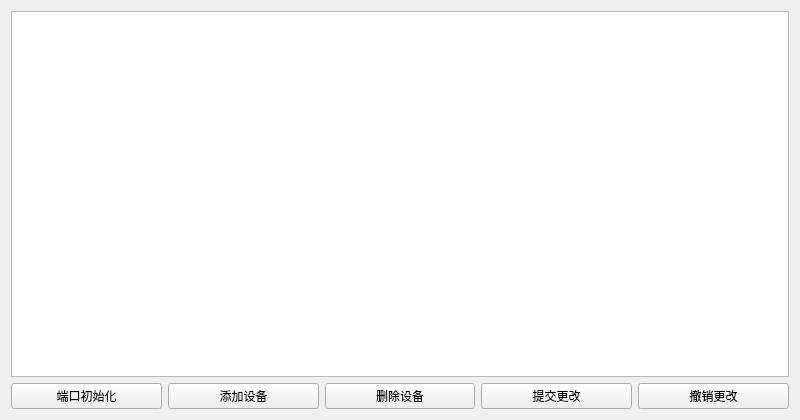
<?xml version="1.0" encoding="UTF-8"?>
<ui version="4.0">
 <class>Dialog_TermimalManage</class>
 <widget class="QWidget" name="Dialog_TermimalManage">
  <property name="modal" stdset="0">
   <bool>false</bool>
  </property>
  <property name="windowModality">
   <enum>Qt::NonModal</enum>
  </property>
  <property name="geometry">
   <rect>
    <x>0</x>
    <y>0</y>
    <width>800</width>
    <height>420</height>
   </rect>
  </property>
  <property name="sizePolicy">
   <sizepolicy hsizetype="Expanding" vsizetype="Expanding">
    <horstretch>0</horstretch>
    <verstretch>0</verstretch>
   </sizepolicy>
  </property>
  <property name="maximumSize">
   <size>
    <width>16777215</width>
    <height>16777215</height>
   </size>
  </property>
  <property name="windowTitle">
   <string>设备管理</string>
  </property>
  <layout class="QGridLayout" name="gridLayout">
   <item row="1" column="3">
    <widget class="QPushButton" name="pushButton_2">
     <property name="text">
      <string>提交更改</string>
     </property>
     <property name="autoDefault">
      <bool>false</bool>
     </property>
    </widget>
   </item>
   <item row="1" column="0">
    <widget class="QPushButton" name="pushButton_initport">
     <property name="text">
      <string>端口初始化</string>
     </property>
     <property name="autoDefault">
      <bool>false</bool>
     </property>
    </widget>
   </item>
   <item row="1" column="4">
    <widget class="QPushButton" name="pushButton">
     <property name="text">
      <string>撤销更改</string>
     </property>
     <property name="autoDefault">
      <bool>false</bool>
     </property>
    </widget>
   </item>
   <item row="1" column="2">
    <widget class="QPushButton" name="pushButton_3">
     <property name="text">
      <string>删除设备</string>
     </property>
     <property name="autoDefault">
      <bool>false</bool>
     </property>
    </widget>
   </item>
   <item row="1" column="1">
    <widget class="QPushButton" name="pushButton_4">
     <property name="text">
      <string>添加设备</string>
     </property>
     <property name="autoDefault">
      <bool>false</bool>
     </property>
    </widget>
   </item>
   <item row="0" column="0" colspan="5">
    <widget class="QTableView" name="tableView_Terminal">
     <property name="styleSheet">
      <string notr="true"/>
     </property>
     <attribute name="horizontalHeaderDefaultSectionSize">
      <number>130</number>
     </attribute>
    </widget>
   </item>
  </layout>
 </widget>
 <resources/>
 <connections/>
</ui>
